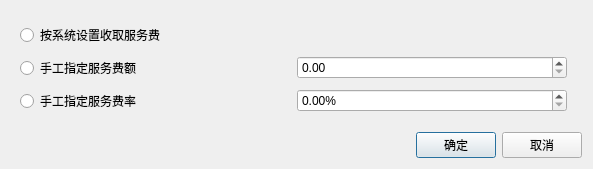
<?xml version="1.0" encoding="UTF-8"?>
<ui version="4.0">
 <class>w_scr_balance_service</class>
 <widget class="QDialog" name="w_scr_balance_service">
  <property name="geometry">
   <rect>
    <x>0</x>
    <y>0</y>
    <width>593</width>
    <height>169</height>
   </rect>
  </property>
  <property name="windowTitle">
   <string>Dialog</string>
  </property>
  <layout class="QVBoxLayout" name="verticalLayout">
   <item>
    <layout class="QHBoxLayout" name="horizontalLayout_3" stretch="1,0">
     <item>
      <widget class="QFrame" name="frame">
       <property name="outer_stylesheet" stdset="0">
        <string>frame_detail_show</string>
       </property>
       <layout class="QGridLayout" name="gridLayout">
        <item row="0" column="0">
         <widget class="QRadioButton" name="radioButton">
          <property name="text">
           <string>按系统设置收取服务费</string>
          </property>
         </widget>
        </item>
        <item row="2" column="0">
         <widget class="QRadioButton" name="radioButton_3">
          <property name="text">
           <string>手工指定服务费率</string>
          </property>
         </widget>
        </item>
        <item row="1" column="0">
         <widget class="QRadioButton" name="radioButton_2">
          <property name="text">
           <string>手工指定服务费额</string>
          </property>
         </widget>
        </item>
        <item row="2" column="1">
         <widget class="lds_doublespinbox" name="lineEdit_2">
          <property name="suffix">
           <string>%</string>
          </property>
         </widget>
        </item>
        <item row="1" column="1">
         <widget class="lds_doublespinbox" name="lineEdit"/>
        </item>
       </layout>
      </widget>
     </item>
     <item>
      <widget class="lds_key3x4" name="widget" native="true"/>
     </item>
    </layout>
   </item>
   <item>
    <layout class="QHBoxLayout" name="horizontalLayout">
     <item>
      <spacer name="horizontalSpacer">
       <property name="orientation">
        <enum>Qt::Horizontal</enum>
       </property>
       <property name="sizeHint" stdset="0">
        <size>
         <width>40</width>
         <height>20</height>
        </size>
       </property>
      </spacer>
     </item>
     <item>
      <widget class="lds_toolbar_button" name="pushButton_ok">
       <property name="text">
        <string>确定</string>
       </property>
       <property name="outer_stylesheet" stdset="0">
        <string>pushbutton</string>
       </property>
      </widget>
     </item>
     <item>
      <widget class="lds_toolbar_button" name="pushButton_cancel">
       <property name="text">
        <string>取消</string>
       </property>
       <property name="outer_stylesheet" stdset="0">
        <string>pushbutton</string>
       </property>
      </widget>
     </item>
    </layout>
   </item>
  </layout>
 </widget>
 <customwidgets>
  <customwidget>
   <class>lds_toolbar_button</class>
   <extends>QPushButton</extends>
   <header>lds_toolbar_button.h</header>
  </customwidget>
  <customwidget>
   <class>lds_doublespinbox</class>
   <extends>QDoubleSpinBox</extends>
   <header>lds_doublespinbox.h</header>
  </customwidget>
  <customwidget>
   <class>lds_key3x4</class>
   <extends>QWidget</extends>
   <header>lds_key3x4.h</header>
   <container>1</container>
  </customwidget>
 </customwidgets>
 <resources/>
 <connections/>
</ui>
